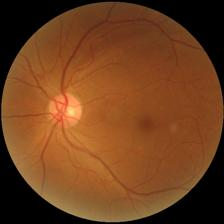
#> input picture data/dataset_split/test/normal/2422_left.jpg, 224 x 224 px, found by its file name; its folder holds 4 pictures in this run
$ jupyter execute --allow-errors preproc_EyeSee.ipynb
#> lines starting #> are read from the running program, lines starting #| are printed output that depends on the picture
[cell 1]
from google.colab import drive
drive.mount('/content/drive')

PROJECT_ROOT = "/content/drive/MyDrive/Progetto Deep Learning EyeSee"
import os

os.chdir(PROJECT_ROOT)

print("Cartella corrente:", os.getcwd())

[cell 2]
from sklearn.model_selection import train_test_split

[cell 3]
class_folders = []

class_folders.append(os.path.join(PROJECT_ROOT, "data/dataset/normal"))
class_folders.append(os.path.join(PROJECT_ROOT, "data/dataset/glaucoma"))
class_folders.append(os.path.join(PROJECT_ROOT, "data/dataset/diabetic_retinopathy"))
class_folders.append(os.path.join(PROJECT_ROOT, "data/dataset/cataract"))

print(len(os.listdir(class_folders[0])))
#> (the rest of this cell did not finish here and is left out)

[cell 4]
filepaths = []
labels = []

#> (the rest of this cell did not finish here and is left out)

[cell 5]
SEED = 42

[cell 6]
paths_train, paths_temp, labels_train, labels_temp = train_test_split(
    filepaths, labels, test_size = 0.3, stratify = labels, random_state = SEED
)

paths_val, paths_test, labels_val, labels_test = train_test_split(
    paths_temp, labels_temp, test_size = 0.5, stratify = labels_temp, random_state = SEED
)

print(len(paths_train), len(paths_val), len(paths_test))
paths_temp = labels_temp = None

##Creazione Cartelle Dataset Splittato

[cell 7]
os.makedirs(os.path.join(PROJECT_ROOT, "data/dataset_split/train/normal"), exist_ok=True)
os.makedirs(os.path.join(PROJECT_ROOT, "data/dataset_split/train/glaucoma"), exist_ok=True)
os.makedirs(os.path.join(PROJECT_ROOT, "data/dataset_split/train/diabetic_retinopathy"), exist_ok=True)
os.makedirs(os.path.join(PROJECT_ROOT, "data/dataset_split/train/cataract"), exist_ok=True)

os.makedirs(os.path.join(PROJECT_ROOT, "data/dataset_split/validation/normal"), exist_ok=True)
os.makedirs(os.path.join(PROJECT_ROOT, "data/dataset_split/validation/glaucoma"), exist_ok=True)
os.makedirs(os.path.join(PROJECT_ROOT, "data/dataset_split/validation/diabetic_retinopathy"), exist_ok=True)
os.makedirs(os.path.join(PROJECT_ROOT, "data/dataset_split/validation/cataract"), exist_ok=True)

os.makedirs(os.path.join(PROJECT_ROOT, "data/dataset_split/test/normal"), exist_ok=True)
os.makedirs(os.path.join(PROJECT_ROOT, "data/dataset_split/test/glaucoma"), exist_ok=True)
os.makedirs(os.path.join(PROJECT_ROOT, "data/dataset_split/test/diabetic_retinopathy"), exist_ok=True)
os.makedirs(os.path.join(PROJECT_ROOT, "data/dataset_split/test/cataract"), exist_ok=True)

## Sorting in dataset_split

[cell 8]
import shutil
from PIL import Image

[cell 9]
def skimImages(splitname, paths_X, labels_X):
#> called with splitname = 'train'
  for path, label in zip(paths_X, labels_X):
    filename = os.path.basename(path)
    dest_folder = os.path.join(PROJECT_ROOT, "data/dataset_split", splitname, label)
    os.makedirs(dest_folder, exist_ok=True)

    dest = os.path.join(dest_folder, filename)
    img = Image.open(path)
#> img is the input picture: PIL image 224x224 RGB; mean R, G, B 112.2, 64.4, 30.4
    img_resized = img.resize((224,224))
    img_resized.save(dest)

[cell 10]
skimImages("train", paths_train, labels_train)
skimImages("validation", paths_val, labels_val)
#> call 2 of skimImages, with splitname = 'validation'
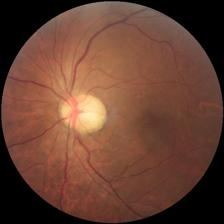
#> input picture data/dataset_split/test/normal/2371_left.jpg, 224 x 224 px, found by its file name
#> in skimImages, img is the input picture: PIL image 224x224 RGB; mean R, G, B 104.2, 65.8, 50.8
skimImages("test", paths_test, labels_test)
#> call 3 of skimImages, with splitname = 'test'
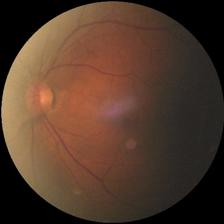
#> input picture data/dataset_split/test/normal/2332_left.jpg, 224 x 224 px, found by its file name
#> in skimImages, img is the input picture: PIL image 224x224 RGB; mean R, G, B 82.4, 58.2, 43.5
